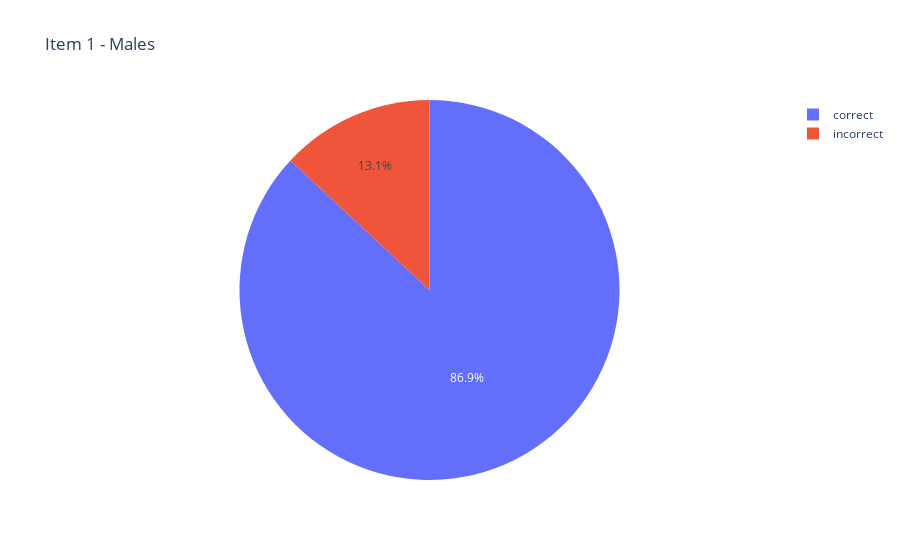

Source (notebook cell):
### Code cell
# Males
fig=px.pie(dfitems,values='item1_M',names='value',title="Item 1 - Males")
fig.show()

### Figure 1 — Plotly figure (JSON) as saved in the notebook; plotly's stock layout.template omitted (floating-point values rounded to 4 significant figures)
{"data": [{"domain": {"x": [0, 1], "y": [0, 1]}, "hovertemplate": "value=%{label}<br>item1_M=%{value}<extra></extra>", "labels": ["incorrect", "correct"], "legendgroup": "", "name": "", "showlegend": true, "type": "pie", "values": [81, 539]}], "layout": {"legend": {"tracegroupgap": 0}, "title": {"text": "Item 1 - Males"}}}
